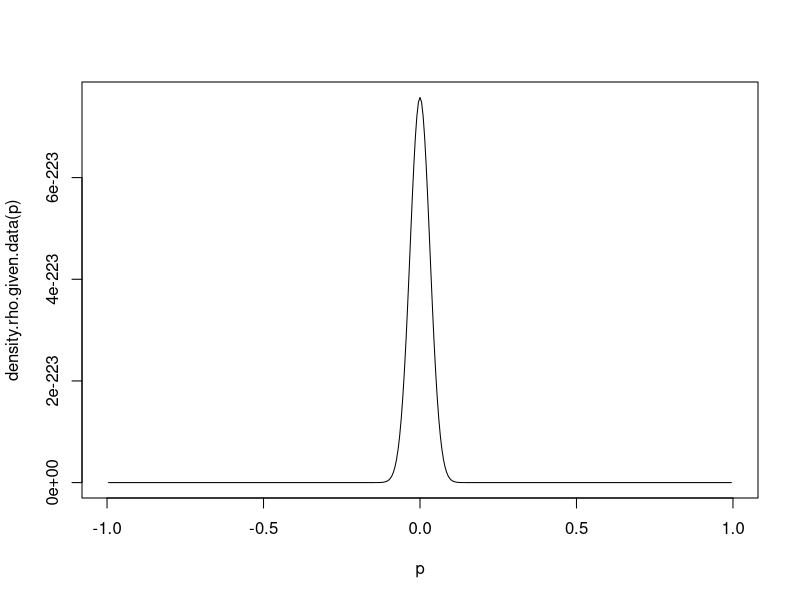
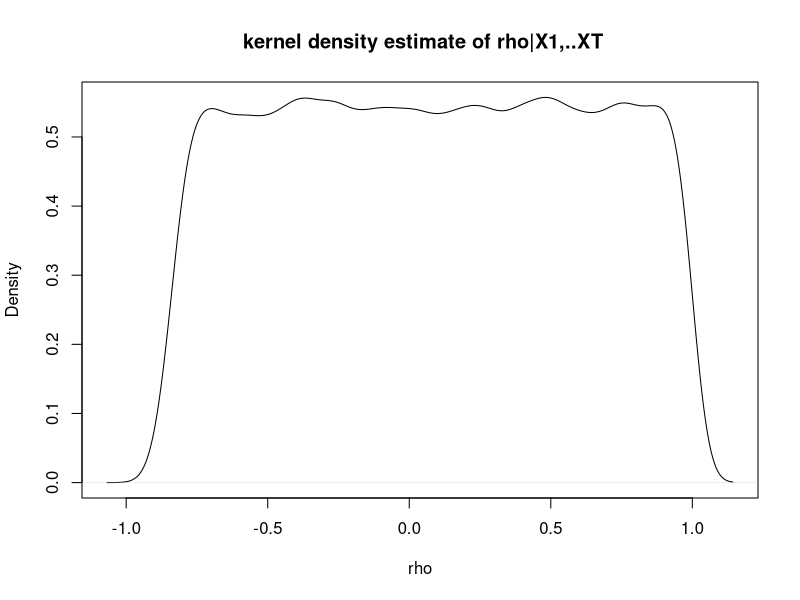

Recreate these plots in R, in order.
##########4
#Generate simulated data
set.seed(123) 
T <- 10
rho <- 0.5
X <- numeric(T)
X[1] <- rnorm(1, 0, 1)
for (t in 2:T) {
  X[t] <- rnorm(1, mean = rho * X[t-1], sd = sqrt(1 - rho^2))
}

density.rho.given.data <- function(rho)
{
  X.t <- 0
  for (t in 2:T)
  {
    X.t <- (X.t +  sum((X[t])- rho*(X[t-1])))
  }
  e.fun.val <- exp(-X.t/(2*(1-rho^2)))
  
  densty <- (2*pi)^(-T/2) *(1-rho^2)^( (1-T)/2) * exp( (-X[1]^2)/2 ) *e.fun.val
  return(densty)
}
p <- seq(-1,1, 0.005)
plot(p, density.rho.given.data(p), type = "l")



#### max val occur at rho = 0 by viewing fig
c <- density.rho.given.data(0)

accept.reject <- function()
{
  accept <- 0
  while (accept == 0) {
    pros <- runif(1, min = -1, max = 1) ## proposal density U(-1,1)
    U <- runif(1)
    ratio <- density.rho.given.data(pros)/(c*dunif(pros, min = -1, max = 1))
    if(U <= ratio)
    {
      accept <- 1
      return(pros)
    }
    
  }
}


N <- 1e5
samp <- numeric(length = N)

counts <- numeric(length = N)
for(i in 1:N)
{
  samp[i] <- accept.reject()
}
plot(density(samp), main = " kernel density estimate of rho|X1,..XT", xlab = "rho")
